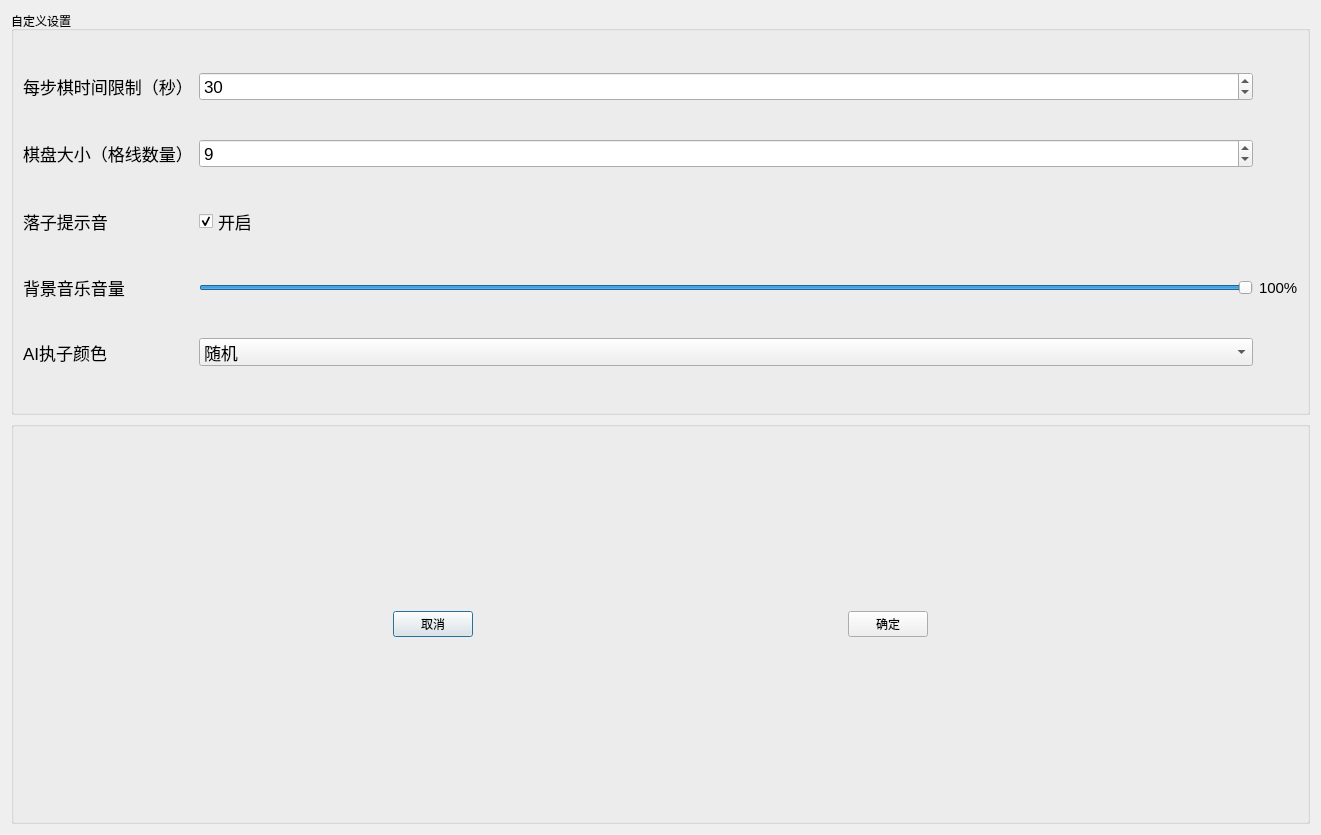
<?xml version="1.0" encoding="UTF-8"?>
<ui version="4.0">
 <class>DialogSettings</class>
 <widget class="QDialog" name="DialogSettings">
  <property name="geometry">
   <rect>
    <x>0</x>
    <y>0</y>
    <width>1321</width>
    <height>835</height>
   </rect>
  </property>
  <property name="windowTitle">
   <string>Dialog</string>
  </property>
  <layout class="QGridLayout" name="gridLayout_2">
   <item row="0" column="0">
    <widget class="QGroupBox" name="groupBox">
     <property name="title">
      <string>自定义设置</string>
     </property>
     <layout class="QGridLayout" name="gridLayout">
      <item row="0" column="0">
       <widget class="QLabel" name="labelTimeLimit">
        <property name="font">
         <font>
          <pointsize>13</pointsize>
         </font>
        </property>
        <property name="text">
         <string>每步棋时间限制（秒）</string>
        </property>
       </widget>
      </item>
      <item row="0" column="1">
       <widget class="QSpinBox" name="spinBoxTimeLimit">
        <property name="font">
         <font>
          <pointsize>13</pointsize>
         </font>
        </property>
        <property name="minimum">
         <number>5</number>
        </property>
        <property name="maximum">
         <number>60</number>
        </property>
        <property name="singleStep">
         <number>2</number>
        </property>
        <property name="value">
         <number>30</number>
        </property>
       </widget>
      </item>
      <item row="1" column="0">
       <widget class="QLabel" name="labelBoardSize">
        <property name="font">
         <font>
          <pointsize>13</pointsize>
         </font>
        </property>
        <property name="text">
         <string>棋盘大小（格线数量）</string>
        </property>
       </widget>
      </item>
      <item row="1" column="1">
       <widget class="QSpinBox" name="spinBoxBoardSize">
        <property name="font">
         <font>
          <pointsize>13</pointsize>
         </font>
        </property>
        <property name="minimum">
         <number>7</number>
        </property>
        <property name="maximum">
         <number>15</number>
        </property>
        <property name="value">
         <number>9</number>
        </property>
       </widget>
      </item>
      <item row="2" column="0">
       <widget class="QLabel" name="labelChessMusic">
        <property name="font">
         <font>
          <pointsize>13</pointsize>
         </font>
        </property>
        <property name="text">
         <string>落子提示音</string>
        </property>
       </widget>
      </item>
      <item row="2" column="1">
       <widget class="QCheckBox" name="checkBox">
        <property name="font">
         <font>
          <pointsize>13</pointsize>
         </font>
        </property>
        <property name="text">
         <string>开启</string>
        </property>
        <property name="checked">
         <bool>true</bool>
        </property>
       </widget>
      </item>
      <item row="3" column="0">
       <widget class="QLabel" name="labelBGM">
        <property name="font">
         <font>
          <pointsize>13</pointsize>
         </font>
        </property>
        <property name="text">
         <string>背景音乐音量</string>
        </property>
       </widget>
      </item>
      <item row="3" column="1">
       <widget class="QSlider" name="horizontalSlider">
        <property name="maximum">
         <number>100</number>
        </property>
        <property name="value">
         <number>100</number>
        </property>
        <property name="orientation">
         <enum>Qt::Horizontal</enum>
        </property>
       </widget>
      </item>
      <item row="3" column="2">
       <widget class="QLabel" name="labelBGMVolumn">
        <property name="minimumSize">
         <size>
          <width>30</width>
          <height>0</height>
         </size>
        </property>
        <property name="font">
         <font>
          <pointsize>11</pointsize>
         </font>
        </property>
        <property name="text">
         <string>100%</string>
        </property>
       </widget>
      </item>
      <item row="4" column="0">
       <widget class="QLabel" name="labelAIPlay">
        <property name="font">
         <font>
          <pointsize>13</pointsize>
         </font>
        </property>
        <property name="text">
         <string>AI执子颜色</string>
        </property>
       </widget>
      </item>
      <item row="4" column="1">
       <widget class="QComboBox" name="comboBox">
        <property name="font">
         <font>
          <pointsize>13</pointsize>
         </font>
        </property>
        <property name="currentText">
         <string>随机</string>
        </property>
        <property name="currentIndex">
         <number>2</number>
        </property>
        <item>
         <property name="text">
          <string>黑棋</string>
         </property>
        </item>
        <item>
         <property name="text">
          <string>白棋</string>
         </property>
        </item>
        <item>
         <property name="text">
          <string>随机</string>
         </property>
        </item>
       </widget>
      </item>
     </layout>
    </widget>
   </item>
   <item row="1" column="0">
    <widget class="QGroupBox" name="groupBox_2">
     <property name="title">
      <string/>
     </property>
     <layout class="QHBoxLayout" name="horizontalLayout">
      <item>
       <spacer name="horizontalSpacer_2">
        <property name="orientation">
         <enum>Qt::Horizontal</enum>
        </property>
        <property name="sizeHint" stdset="0">
         <size>
          <width>278</width>
          <height>20</height>
         </size>
        </property>
       </spacer>
      </item>
      <item>
       <widget class="QPushButton" name="pushButtonCancel">
        <property name="text">
         <string>取消</string>
        </property>
       </widget>
      </item>
      <item>
       <spacer name="horizontalSpacer">
        <property name="orientation">
         <enum>Qt::Horizontal</enum>
        </property>
        <property name="sizeHint" stdset="0">
         <size>
          <width>277</width>
          <height>20</height>
         </size>
        </property>
       </spacer>
      </item>
      <item>
       <widget class="QPushButton" name="pushButtonAccept">
        <property name="text">
         <string>确定</string>
        </property>
       </widget>
      </item>
      <item>
       <spacer name="horizontalSpacer_3">
        <property name="orientation">
         <enum>Qt::Horizontal</enum>
        </property>
        <property name="sizeHint" stdset="0">
         <size>
          <width>278</width>
          <height>20</height>
         </size>
        </property>
       </spacer>
      </item>
     </layout>
    </widget>
   </item>
  </layout>
 </widget>
 <resources/>
 <connections>
  <connection>
   <sender>pushButtonAccept</sender>
   <signal>clicked()</signal>
   <receiver>DialogSettings</receiver>
   <slot>accept()</slot>
   <hints>
    <hint type="sourcelabel">
     <x>765</x>
     <y>483</y>
    </hint>
    <hint type="destinationlabel">
     <x>563</x>
     <y>324</y>
    </hint>
   </hints>
  </connection>
  <connection>
   <sender>pushButtonCancel</sender>
   <signal>clicked()</signal>
   <receiver>DialogSettings</receiver>
   <slot>reject()</slot>
   <hints>
    <hint type="sourcelabel">
     <x>361</x>
     <y>483</y>
    </hint>
    <hint type="destinationlabel">
     <x>563</x>
     <y>324</y>
    </hint>
   </hints>
  </connection>
 </connections>
</ui>
